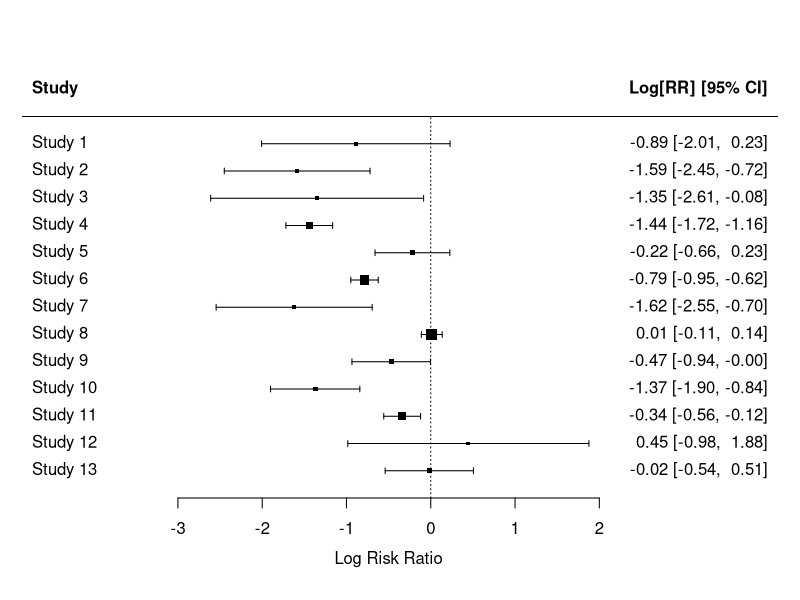
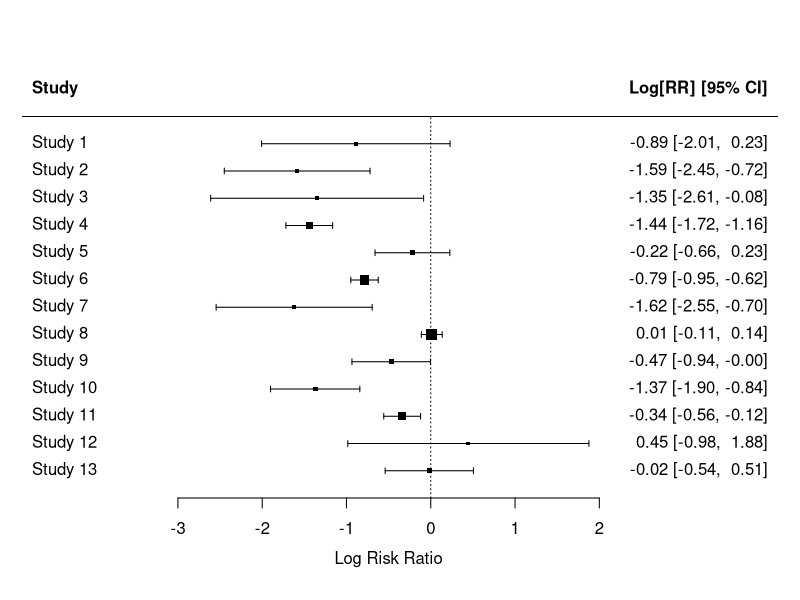
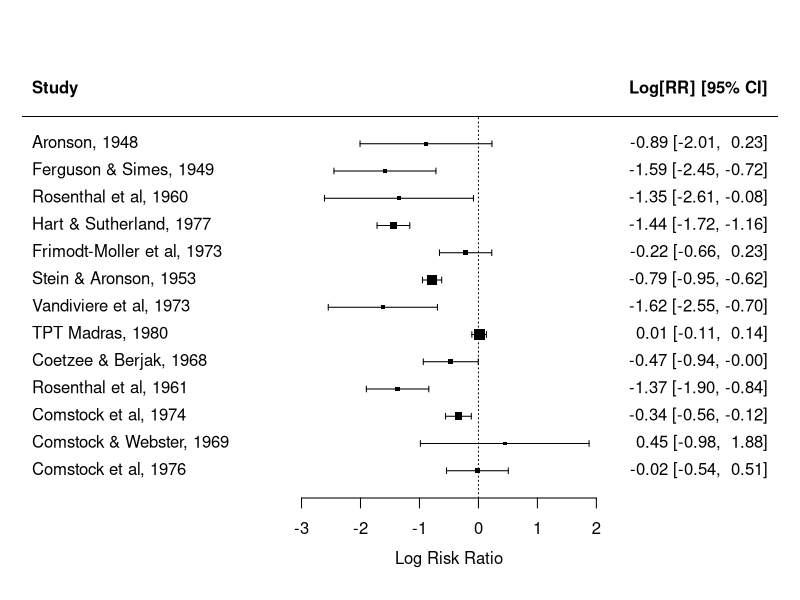
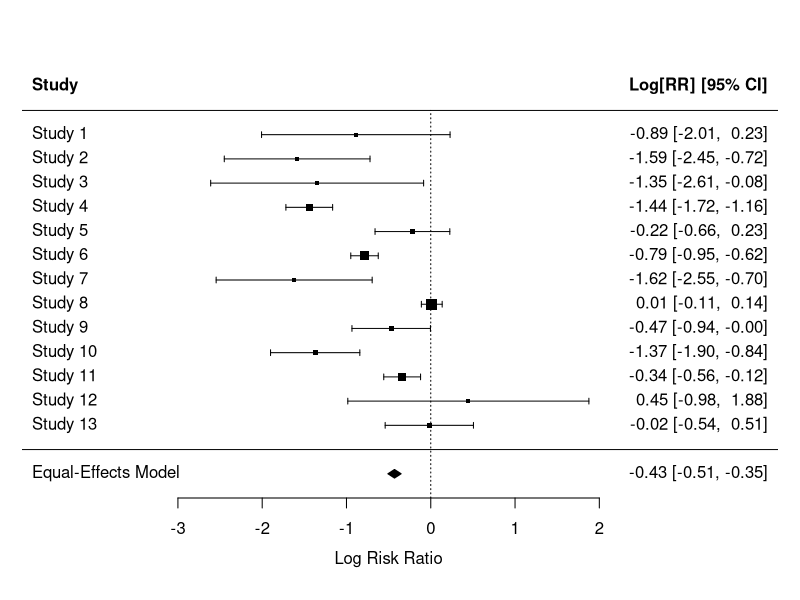
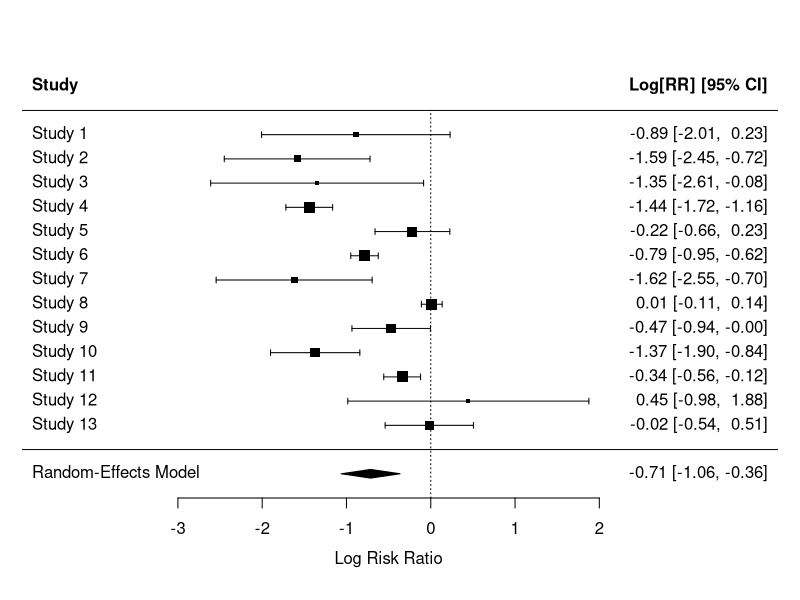
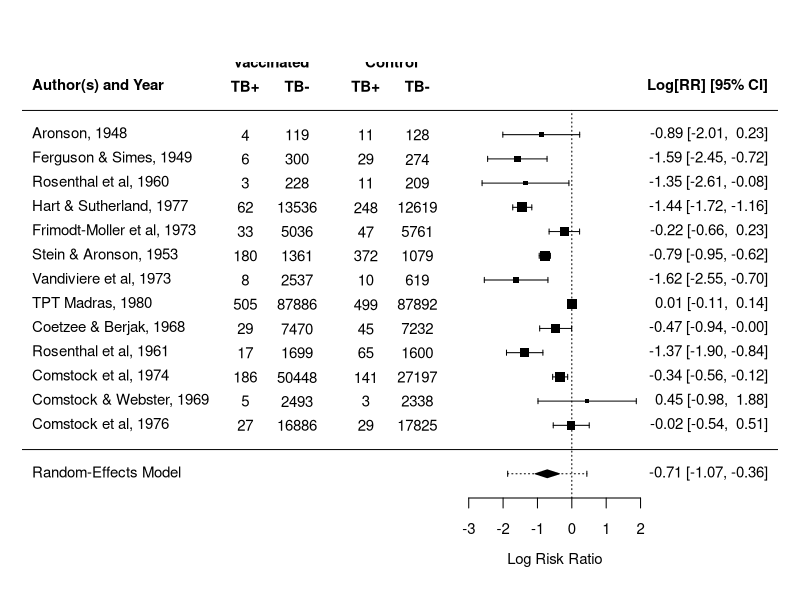
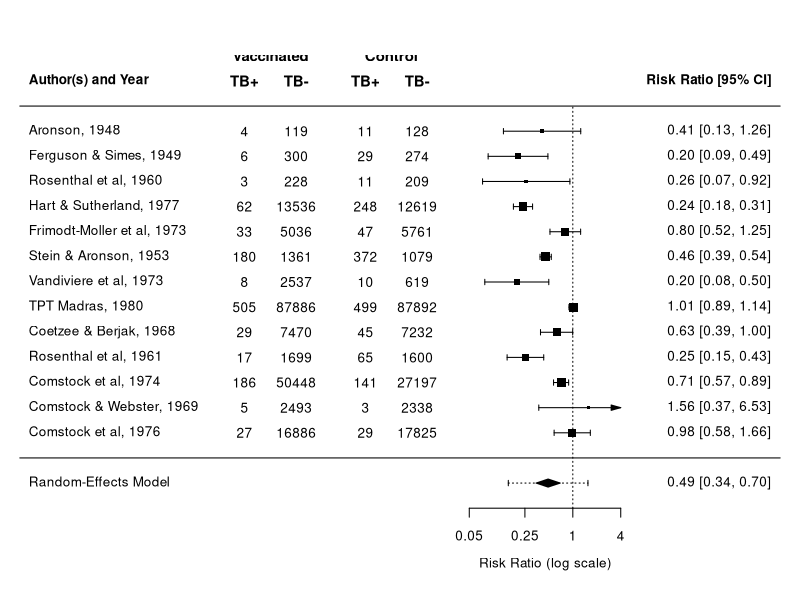
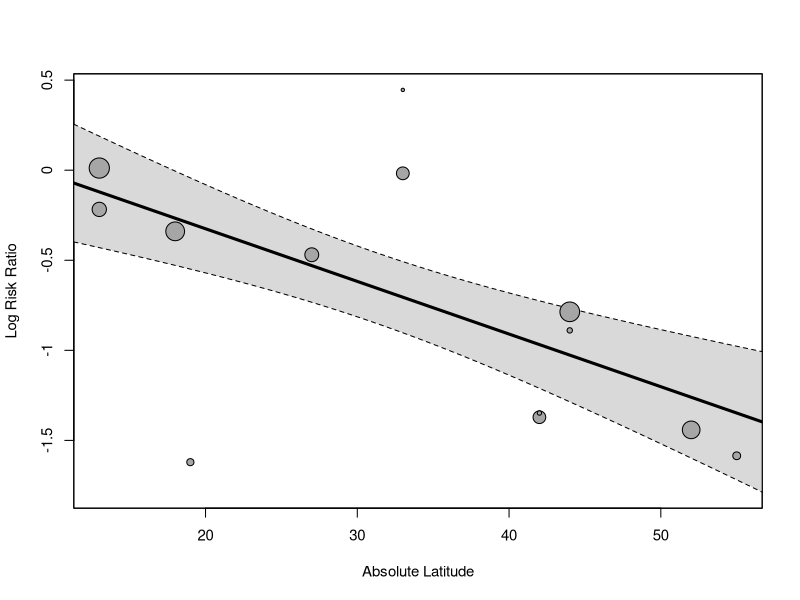

The R script that drew these images, in order:
############################################################################

# materials from the "Meta-Analysis with R" workshop given by Wolfgang
# Viechtbauer on March 24, 2003, as part of the 2023 "Evidence Synthesis &
# Meta-Analysis in R Conference" (https://esmarconf.org)
#
# workshop details: https://www.wvbauer.com/doku.php/workshop_2023_ma_esmarconf
# author website:   https://www.wvbauer.com

############################################################################

# meta-analysis examining the effectiveness of the BCG vaccine for preventing
# tuberculosis infections
#
# source: Colditz, G. A., Brewer, T. F., Berkey, C. S., Wilson, M. E.,
# Burdick, E., Fineberg, H. V., & Mosteller, F. (1994). Efficacy of BCG
# vaccine in the prevention of tuberculosis: Meta-analysis of the published
# literature. Journal of the American Medical Association, 271(9), 698-702.
# https://doi.org/10.1001/jama.1994.03510330076038
#
# one of the included studies: Hart, P. D. & Sutherland, I. (1977). BCG and
# vole bacillus vaccines in the prevention of tuberculosis in adolescence and
# early adult life. British Medical Journal, 2, 293-295.
# https://doi.org/10.1136/bmj.2.6082.293

############################################################################

# load metafor package
library(metafor)

# make sure that this script (code_r_bcg.r) and the BCG dataset (data_bcg.txt)
# are both placed in the same directory/folder on your computer; the first
# thing we need to do now is to set the 'working directory' to this location

# in RStudio: Menu 'Session', Set Working Directory, To Source File Location

# this sets the working directory to the location of the currently opened R
# script (i.e., code_r_bcg.r) and hence the following command will be able to
# find the dataset in the same directory

# read in data from data_bcg.txt
dat <- read.table("data_bcg.txt", header=TRUE)

# examine data
dat

# spreadsheet-like view
View(dat)

# or use the built-in dataset (called 'dat.bcg')
# copy BCG vaccine data to 'dat'
dat <- dat.bcg
dat

# tpos, tneg, cpos, cneg are the variables corresponding to the 2x2 tables
#
#          | TB+   TB-
# ---------+-----------
# treated  | tpos  tneg
# control  | cpos  cneg

# compute log risk ratios and corresponding sampling variances
dat <- escalc(measure="RR", ai=tpos, bi=tneg,
                            ci=cpos, di=cneg, data=dat)
dat

# yi = the log risk ratios
# vi = the corresponding sampling variances

# check the calculation of the log risk rations for Hart & Sutherland (1977)
 62 / ( 62 + 13536) # risk in the treated (vaccinated) group
248 / (248 + 12619) # risk in the control (non-vaccinated) group
(62 / (62 + 13536)) / (248 / (248 + 12619)) # risk ratio
log((62 / (62 + 13536)) / (248 / (248 + 12619))) # log risk ratio

# so, a risk ratio of 1 leads to a log risk ratio of 0, which indicates that
# the risk in the treated (vaccinated) group is the same as the risk in the
# control (non-vaccinated group); if the risk is lower in the treated group,
# then the risk ratio will be below 1 and the log risk ratio below 0

# forest plot (a very basic one)
forest(dat$yi, dat$vi)
with(dat, forest(yi, vi))

# a slightly nicer one
with(dat, forest(yi, vi, slab=paste(author, year, sep=", "), header=TRUE))

# fit equal-effects model
res <- rma(yi, vi, method="EE", data=dat)
res

# double-check the computation of the estimate
with(dat, sum(1/vi * yi) / sum(1/vi))
weighted.mean(dat$yi, 1/dat$vi)

# or round results to 2 digits
print(res, digits=2)

# back-transform results to the risk ratio scale
predict(res, transf=exp, digits=2)

# forest plot with results from the model
forest(res)

# fit random-effects model (using the DerSimonian-Laird estimator for tau^2)
res <- rma(yi, vi, method="DL", data=dat)
res

# fit random-effects model (the default is to use REML estimation)
rma(yi, vi, data=dat)

# or round results to 2 digits
print(res, digits=2)

# estimated average risk ratio (and 95% CI/PI)
predict(res, transf=exp, digits=2)

# forest plot with results from the model
forest(res)

# a nicer forest plot
res <- rma(yi, vi, data=dat, slab=paste(author, year, sep=", "))
forest(res, xlim=c(-16,6), header="Author(s) and Year", addpred=TRUE,
       ilab=cbind(tpos, tneg, cpos, cneg),
       ilab.xpos=c(-9.5,-8,-6,-4.5), cex=.90)
par(cex=.90, font=2)
text(c(-9.5,-8,-6,-4.5), 15, c("TB+", "TB-", "TB+", "TB-"))
text(c(-8.75,-5.25),     16, c("Vaccinated", "Control"))

# a nicer forest plot (with back-transformation)
res <- rma(yi, vi, data=dat, slab=paste(author, year, sep=", "))
forest(res, xlim=c(-16,6), atransf=exp, at=log(c(.05,.25,1,4)),
       header="Author(s) and Year", addpred=TRUE,
       ilab=cbind(tpos, tneg, cpos, cneg),
       ilab.xpos=c(-9.5,-8,-6,-4.5), cex=.90)
par(cex=.90, font=2)
text(c(-9.5,-8,-6,-4.5), 15, c("TB+", "TB-", "TB+", "TB-"))
text(c(-8.75,-5.25),     16, c("Vaccinated", "Control"))

# computation of I^2
res <- rma(yi, vi, data=dat)
res
k <- res$k
wi <- 1/res$vi
# think of 'vt' as a way to quantify the 'typical' sampling variance
vt <- (k-1) * sum(wi) / (sum(wi)^2 - sum(wi^2))
round(100 * res$tau2 / (res$tau2 + vt), digits=2)

# confidence interval for tau^2 and I^2
confint(res)

############################################################################

# fit mixed-effects meta-regression model
res <- rma(yi, vi, mods = ~ ablat, method="DL", data=dat)
res

# predicted average log risk ratio at 44 degrees
predict(res, newmods=44)

# predicted average risk ratio at 44 degrees
predict(res, newmods=44, digits=2, transf=exp)

# draw bubble plot
regplot(res, xlab="Absolute Latitude")
regplot(res, xlab="Absolute Latitude", xlim=c(0,60), predlim=c(0,60), transf=exp)
regplot(res, xlab="Absolute Latitude", xlim=c(0,60), predlim=c(0,60), transf=exp,
        refline=1, legend=TRUE, las=1, bty="l")

# computation of the (pseudo) R^2 value
res0 <- rma(yi, vi, method="DL", data=dat)
res1 <- rma(yi, vi, mods = ~ ablat, method="DL", data=dat)
round(100 * (res0$tau2 - res1$tau2) / res0$tau2, digits=2)

# mixed-effects meta-regression model with 2 moderators
res <- rma(yi, vi, mods = ~ ablat + year, method="DL", data=dat)
res

# predicted average risk ratios at 10, 30, and 50 degrees in 1970
predict(res, newmods=c(10, 1970), digits=2, transf=exp)
predict(res, newmods=c(30, 1970), digits=2, transf=exp)
predict(res, newmods=c(50, 1970), digits=2, transf=exp)

# plot the marginal relationships
regplot(res, mod="ablat", xlab="Absolute Latitude")
regplot(res, mod="year",  xlab="Publication Year")

# create dummy variable (1 for random, 0 otherwise)
dat$random <- ifelse(dat$alloc=="random", 1, 0)

# subgrouping based on the 'random' dummy variable
res0 <- rma(yi, vi, method="DL", subset=c(random==0), data=dat)
res0
res1 <- rma(yi, vi, method="DL", subset=c(random==1), data=dat)
res1

# test whether the two coefficients differ from each other
rma(c(coef(res0), coef(res1)), c(vcov(res0), vcov(res1)), mods = c(0,1), method="FE")

# mixed-effects meta-regression model with dummy variable
res <- rma(yi, vi, mods = ~ random, method="DL", data=dat)
res

# predicted average log risk ratio for random=0
predict(res, newmods=0)

# predicted average log risk ratio for random=1
predict(res, newmods=1)

# predicted average risk ratio for random=0
predict(res, newmods=0, digits=2, transf=exp)

# predicted average risk ratio for random=1
predict(res, newmods=1, digits=2, transf=exp)

# these two approaches are not identical, since subgrouping allows for a
# different tau^2 value within subgroups, while the meta-regression approach
# assumes a single tau^2 value within subgroups

# mixed-effects meta-regression model with a categorical moderator
res <- rma(yi, vi, mods = ~ alloc, method="DL", data=dat)
res

# predicted average risk ratio for 'alternate'
predict(res, newmods=c(0,0), digits=2, transf=exp)

# predicted average risk ratio for 'random'
predict(res, newmods=c(1,0), digits=2, transf=exp)

# predicted average risk ratio for 'systematic'
predict(res, newmods=c(0,1), digits=2, transf=exp)

# for more details on this, see:
# https://www.metafor-project.org/doku.php/tips:comp_two_independent_estimates

############################################################################

# another example of a bubble plot
res <- rma(yi, vi, mods = ~ ablat, method="DL", data=dat)
regplot(res, xlim=c(10,60), predlim=c(10,60), xlab="Absolute Latitude",
        atransf=exp, at=log(seq(0.2,1.6,by=0.2)), digits=1, las=1, bty="l",
        refline=0, label=c(7,12,13), labsize=0.9)

############################################################################

# note: we will not focus on publication bias in the context of this dataset
# (instead, see code_r_magnesium.r), but for completeness sake some of the
# methods are also applied here to the BCG vaccine dataset

# random-effects model
res <- rma(yi, vi, method="DL", data=dat)
res

# funnel plot
funnel(res)

# regression test
regtest(res)

# test of excess significance
tes(yi, vi, data=dat)

# trim and fill method
taf <- trimfill(res)
taf

# funnel plot with filled-in studies
funnel(taf)

# fit selection model (assuming selection in favor of significant negative effects)
sel <- selmodel(res, type="logistic", alternative="less")
sel
plot(sel)

# PET/PEESE
regtest(res)
regtest(res, predictor="vi")

# contour-enhanced funnel plot
funnel(res, xlim=c(-2.5,2.5), ylim=c(0,0.8), refline=0, level=c(90, 95, 99),
       shade=c("white", "gray55", "gray75"), legend=TRUE)

############################################################################
